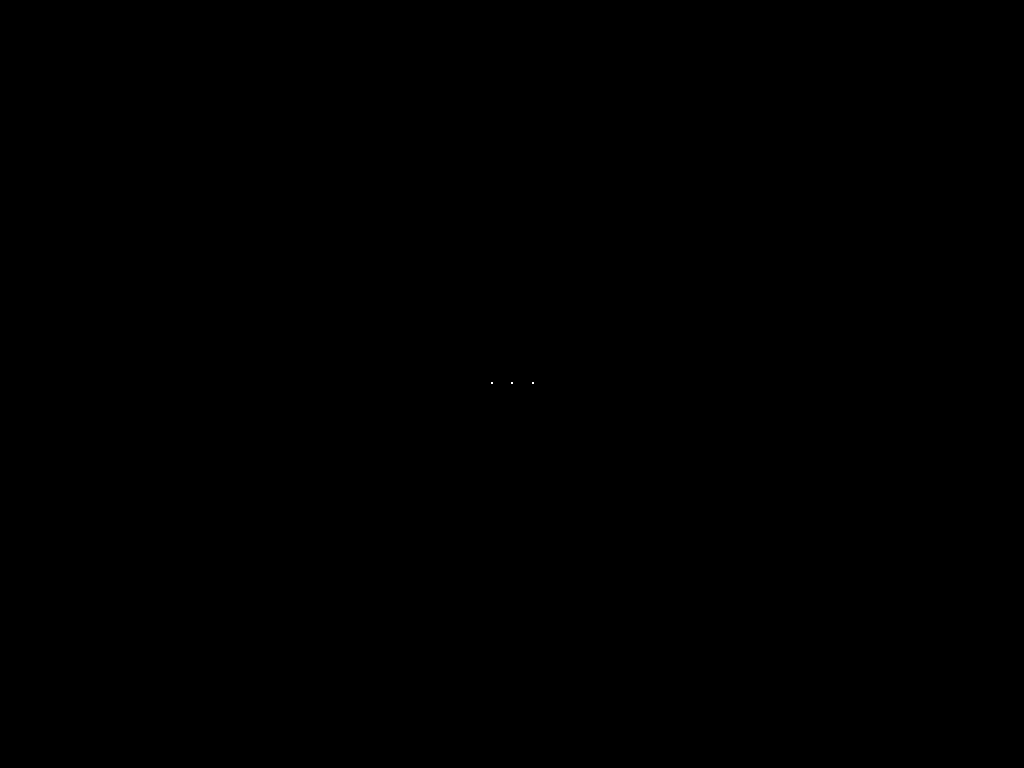
#> input picture Lehre/FP/Unterlagen_Tilman/LCD_Holographic_Pattern/test_pattern.png, 1024 x 768 px; the run also reads 1 picture not shown here
$ jupyter execute holographic_pattern.ipynb
#> lines starting #> are read from the running program, lines starting #| are printed output that depends on the picture; after the words box and inside, x2 and y2 are one past the last pixel; in counts of white or black regions, pixels touching at a corner belong together
[cell 1]
import numpy as np
from PIL import Image
import matplotlib.pyplot as plt
import imageio
from scipy import optimize
from scipy import special
import matplotlib.gridspec as gridspec
import os
import csv


###read target pattern
filename = 'test_pattern.png'
data = np.array(imageio.imread(filename)).astype('int64')
#> data: shape (768, 1024) int64; 0% white in thin lines or dots, all inside (x1, y1, x2, y2) = (491, 382, 534, 384)
print(data.shape)
#| (768, 1024)
if len(data.shape) == 3:
    if data.shape[2] == 3:
        data = data[:, :, 0]

fft_norm = 1/data.shape[0]/data.shape[1]
#> fft_norm = 1.27e-06


fig = plt.figure(figsize=(10, 20), tight_layout=True)
ax1 = plt.subplot(2,1,1)
ax1.matshow(data, cmap='gray')


fourier_pattern = np.angle(np.fft.ifft2(data))
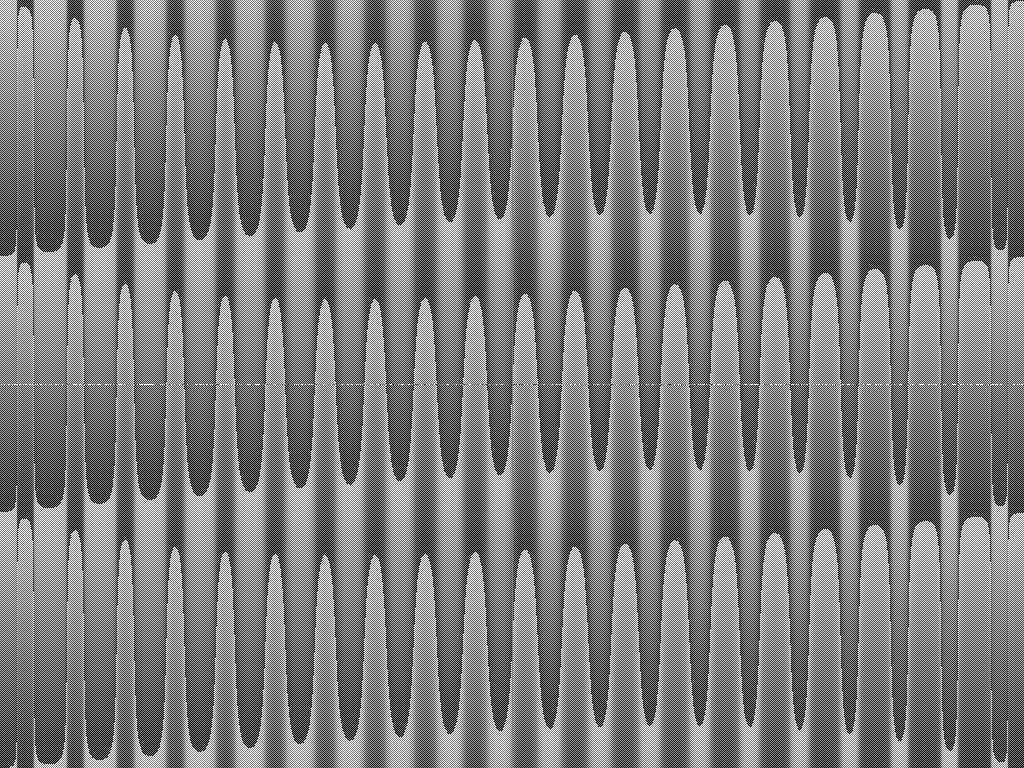
#> fourier_pattern: shape (768, 1024) float64; min -3.14, max 3.14, mean 0.00107; drawn with min black and max white
#for n in range(1):
#    pattern = np.fft.fft2(fourier_pattern)
#    fourier_pattern = np.angle(np.fft.ifft2(pattern))


retrieved_phase = np.angle(np.fft.ifft2(data))

retrieved_phase = 255/np.max(retrieved_phase)*retrieved_phase

ax2 = plt.subplot(2,1,2)
ax2.matshow(retrieved_phase, cmap='gray')


im = Image.fromarray(retrieved_phase)
im = im.convert("L")
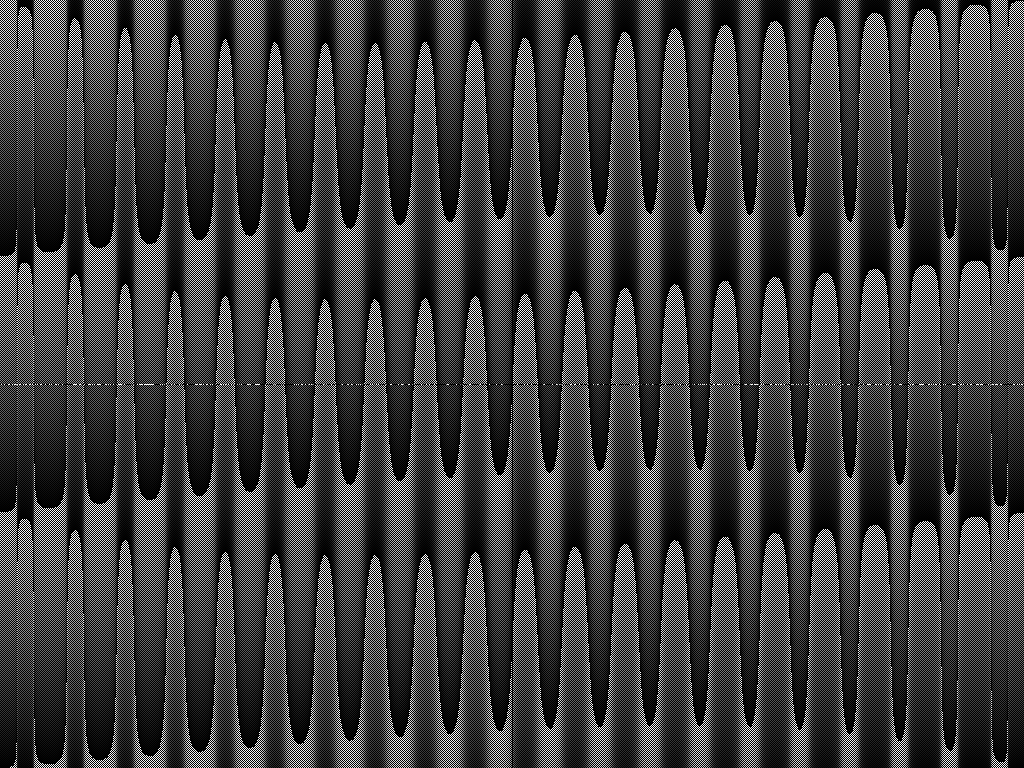
#> im: PIL image 1024x768 L; min 0, max 255, mean 63.5
im.save("retrieved_phase.png")
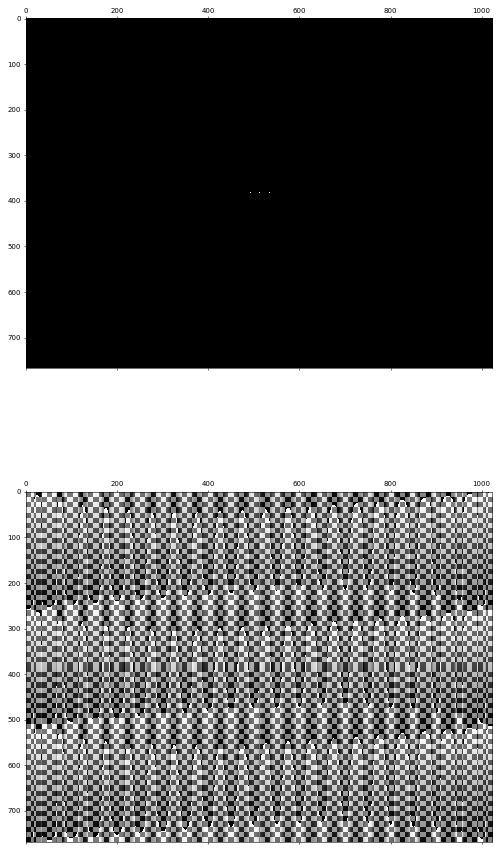
#> figure drawn by matplotlib, 2 panels

[cell 2]
import numpy as np
from PIL import Image
import matplotlib.pyplot as plt
import imageio
from scipy import optimize
from scipy import special
import matplotlib.gridspec as gridspec
import os
import csv


###read target pattern
filename = 'test_pattern_2.png'
data = np.array(imageio.imread(filename)).astype('int64')
#> data: shape (768, 1024) int64; 122 distinct labels, from 0 to 255
print(data.shape)
#| (768, 1024)
if len(data.shape) == 3:
    if data.shape[2] == 3:
        data = data[:, :, 0]

fft_norm = 1/data.shape[0]/data.shape[1]


fig = plt.figure(figsize=(10, 20), tight_layout=True)
ax1 = plt.subplot(2,1,1)
ax1.matshow(data, cmap='gray')


# [4 lines of commented-out code are left out]


retrieved_phase = np.angle(np.fft.ifft2(data))
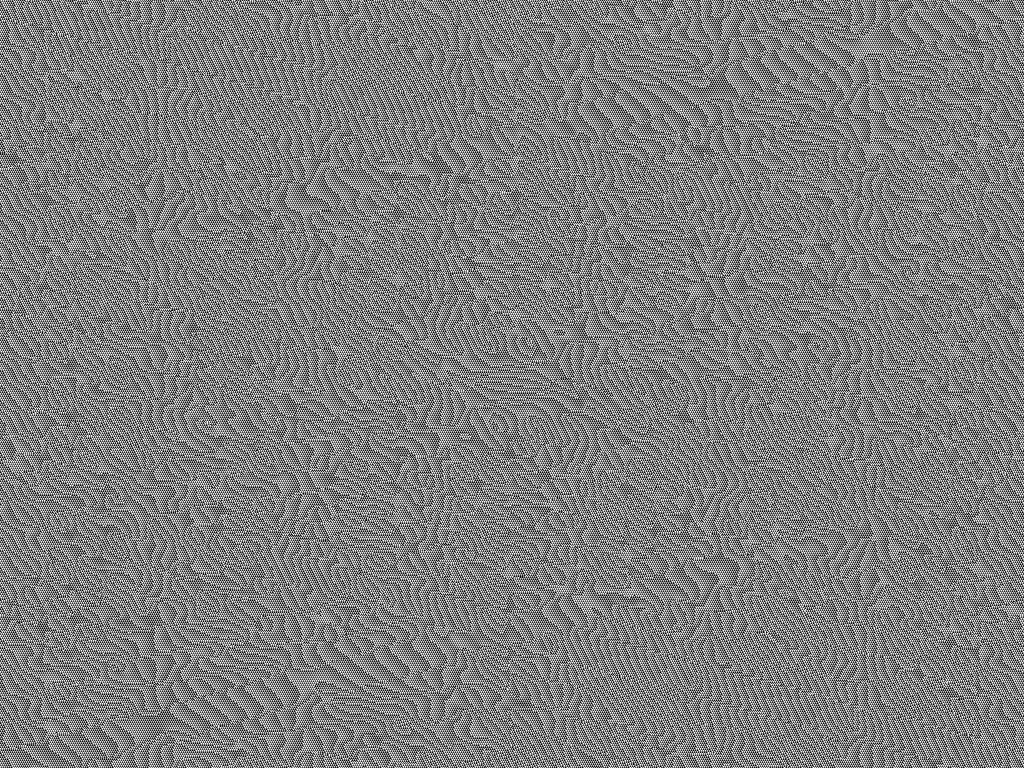
#> retrieved_phase: shape (768, 1024) float64; min -3.14, max 3.14, mean 3.99e-06; drawn with min black and max white
retrieved_pattern = np.abs(np.fft.fft2(np.exp(1j*retrieved_phase)))

retrieved_phase = 255/(np.pi)*retrieved_phase

ax2 = plt.subplot(2,1,2)
ax2.matshow(retrieved_pattern, cmap='gray')


im = Image.fromarray(retrieved_phase)
#> im: PIL image 1024x768 F
im = im.convert("L")
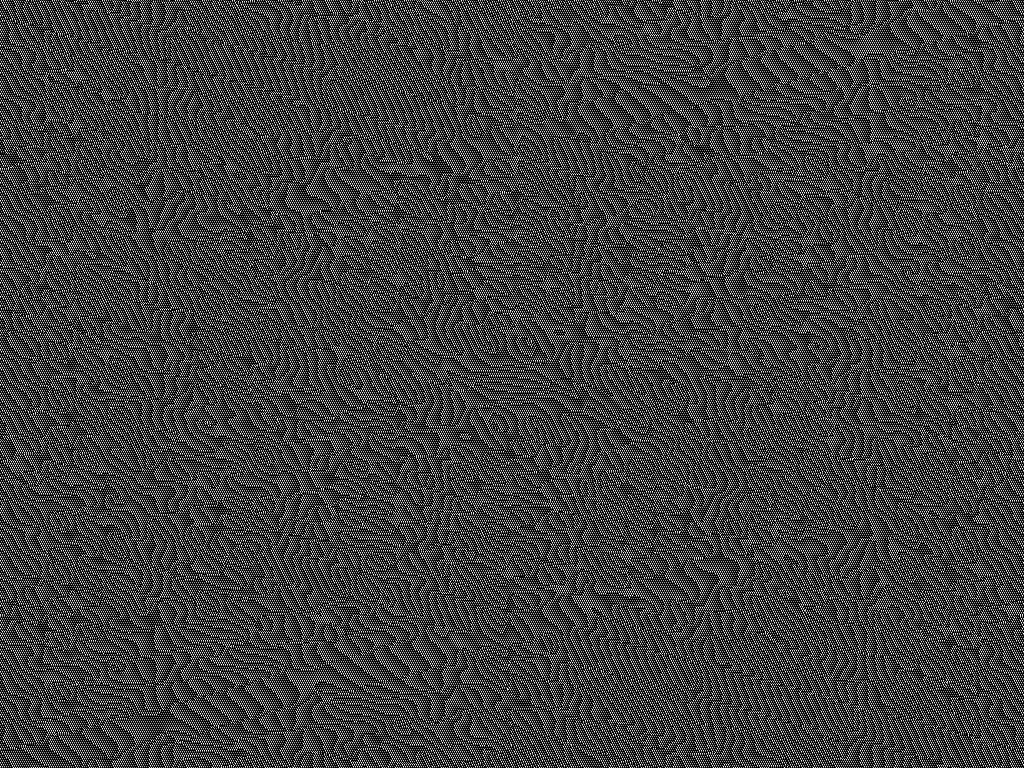
#> im: PIL image 1024x768 L; min 0, max 255, mean 63.5
im.save("retrieved_phase_2.png")
